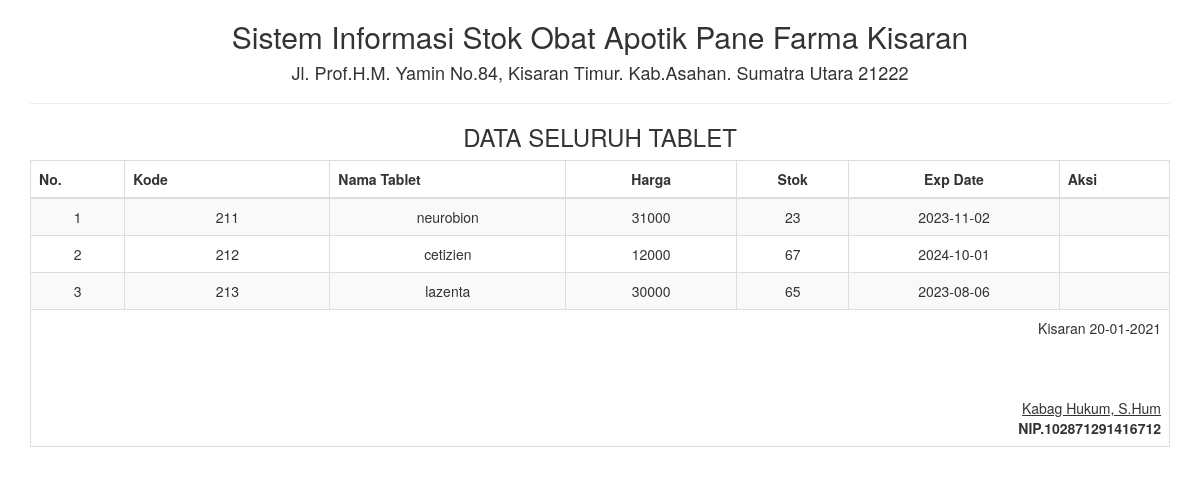
Page /report/tablet_semua.php on the committed database.
### tables this page shows
CREATE TABLE IF NOT EXISTS `tbl_tablet` (
  `kode` int(20) NOT NULL,
  `nama_tablet` varchar(50) NOT NULL,
  `harga` int(20) NOT NULL,
  `stok` int(10) NOT NULL,
  `exp_date` date NOT NULL
);

### report/tablet_semua.php (the view, shortened to what this page needs)
<!DOCTYPE html>
<html>
    <head>
        <link href="../Assets/css/bootstrap.min.css" rel="stylesheet" type="text/css"/>
    </head>
    <body onload="print()">
        <?php
        include '../config/koneksi.php';
        ?>
        <div class="container">
            <div class='row'>
                <div class="col-sm-12">
                    <div class="text-center">
                        <h2>Sistem Informasi Stok Obat Apotik Pane Farma Kisaran </h2>
                        <h4>Jl. Prof.H.M. Yamin No.84, Kisaran Timur. Kab.Asahan. Sumatra Utara 21222</h4>
                        <hr>
                        <h3>DATA SELURUH TABLET</h3>
                        <table class="table table-bordered table-striped table-hover">
                        <tbody>
                                <thead>
								<tr>
									<th>No.</th><th width="18%">Kode</th><th>Nama Tablet</th><th width="15%"><center>Harga</center></th><th><center>Stok</center></th><th><center>Exp Date</center></th><th>Aksi</th>
								</tr>
								</thead>
							<tbody>
                            <?php
                            $sql = "SELECT * FROM tbl_tablet";
                            $query = mysqli_query($koneksi, $sql) or die("SQL Anda Salah");
                            $nomor = 0;
                            while ($data = mysqli_fetch_array($query)) {
                                $nomor++;
                                ?>
                                <tr>
                                  <td><?= $nomor ?></td>
                                  <td><?= $data['kode'] ?></td>
                                  <td><?= $data['nama_tablet'] ?></td>
                                  <td><?= $data['harga'] ?></td>
                                  <td><?= $data['stok'] ?></td>
                                  <td><?= $data['exp_date'] ?></td>
                                <td>
                            <?php } ?>
							</tbody>
                        </tbody>
                            <tfoot>
                                <tr>
                                    <td colspan="8" class="text-right">
                                        Kisaran  <?= date("d-m-Y") ?>
                                        <br><br><br><br>
                                        <u>Kabag Hukum, S.Hum<strong></u><br>
                                        NIP.102871291416712
									</td>
								</tr>
							</tfoot>
                        </table>
                    </div>
                </div>
            </div>
    </body>
</html>

### rows in the picture
tbl_tablet: kode "211", nama_tablet "neurobion", harga "31000", stok "23", exp_date "2023-11-02"
tbl_tablet: kode "212", nama_tablet "cetizien", harga "12000", stok "67", exp_date "2024-10-01"
tbl_tablet: kode "213", nama_tablet "lazenta", harga "30000", stok "65", exp_date "2023-08-06"
